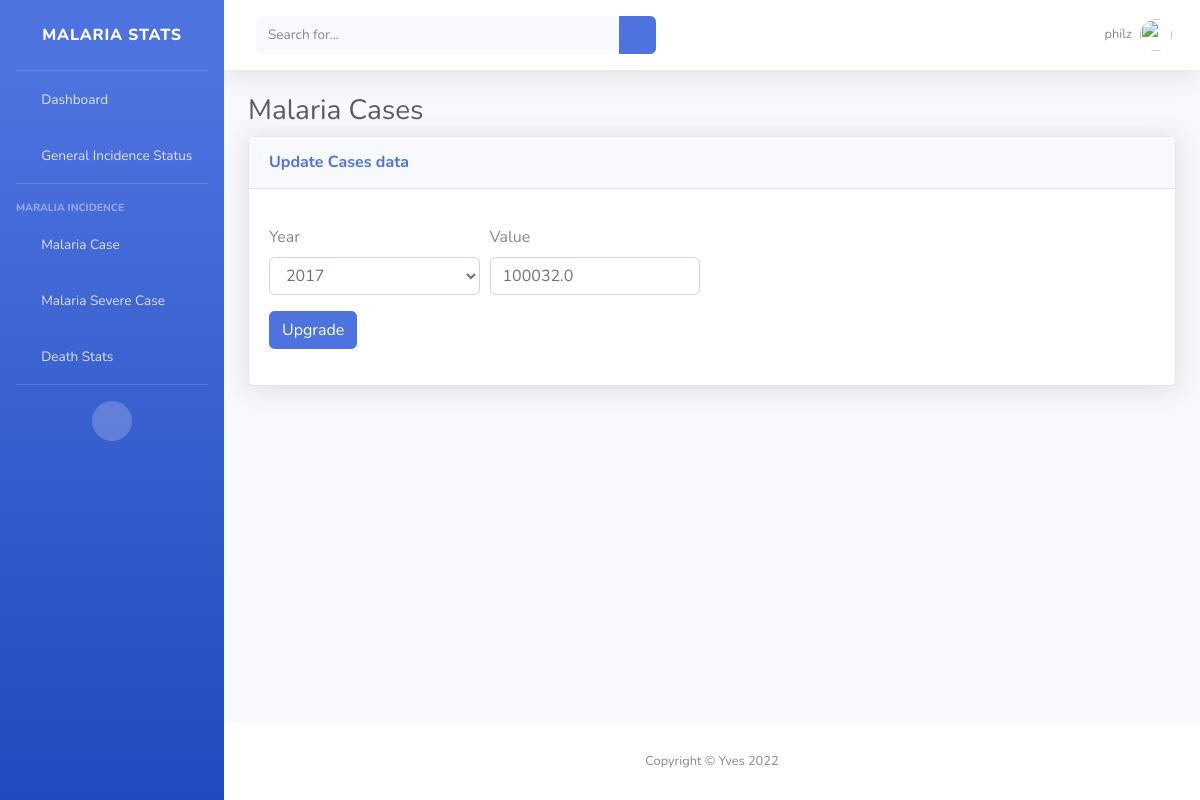
The app's page /21/updatecase/ (signed in), older data.
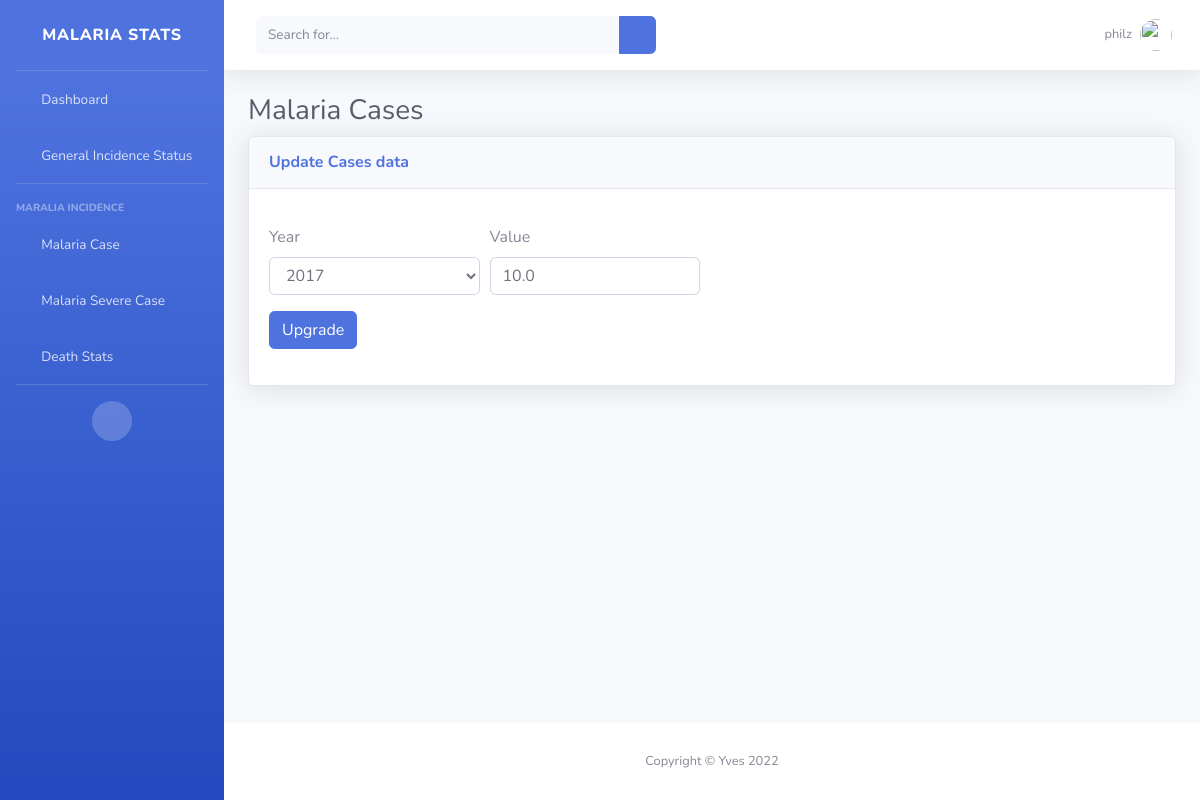
The same page, newer data.
### home/models.py (models this page shows)
class CaseData(models.Model):
    year = models.CharField(max_length=250)
    value = models.FloatField()
    objects = DataFrameManager()

### home/views.py (the view, shortened to what this page needs)
# urls.py: path('<int:id>/updatecase/', views.updatecase, name='updateCase'),
def updatecase(request,id):
    select = CaseData.objects.all().order_by('id')
    update = CaseData.objects.get(id=id)
    updatenew = GeneralData.objects.get(year=update.year, casename='cases', value=update.value)
    return render(request,'updatecase.html',{'messag':'data has been deleted','data':select,'update':update})

### templates/updatecase.html (shortened to what this page needs)
{% extends 'base.html' %}
{% load static %}
{% block content %}
                <div class="container-fluid">
                    <h1 class="h3 mb-2 text-gray-800">Malaria Cases</h1>
                    <div class="card shadow mb-4">
                        <div class="card-header py-3">
                            <h6 class="m-0 font-weight-bold text-primary">Update Cases data</h6>
                        </div>
                        <div class="card-body">
                            <div class="row">
                                <div class="col-6">
                                    <form  method="POST" action="{% url 'updateCase' id=update.id %}" accept="">
                                      <div class="form-row">
                                        <div class="form-group col-md-6">
                                          <label>Year</label>
                                          <select  class="form-control" name="year">
                                              <option>{{update.year}}</option>
                                          </select>
                                        </div>
                                        <div class="form-group col-md-6">
                                          <label>Value</label>
                                          <input type="number" class="form-control"   value="{{update.value}}" name="value">
                                        </div>
                                        <div class="form-group col-md-12">
                                          <input type="submit" class="btn btn-primary" value="Upgrade">
                                        </div>
                                      </div>
                                    </form>
                                </div>
                            </div>
                        </div>
                    </div>
                </div>
{% endblock %}

Row changes from the older to the newer data that the page shows:
changed CaseData: value "100032.0" → "10.0"
